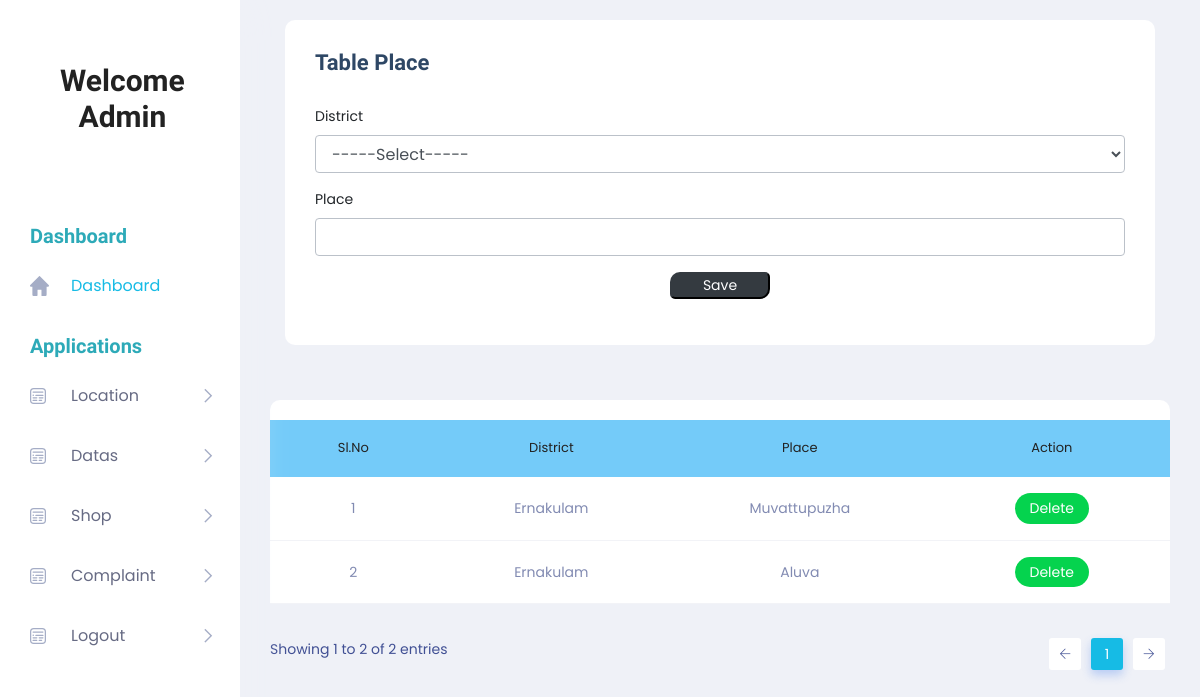
The page /Project/Admin/Place.php on the database its author committed.
### tables this page shows
CREATE TABLE `tbl_place` (
  `place_id` int(11) NOT NULL,
  `place_name` varchar(200) NOT NULL,
  `district_id` int(11) NOT NULL
);

CREATE TABLE `tbl_district` (
  `dist_id` int(11) NOT NULL,
  `dist_name` varchar(50) NOT NULL
);

### Project/Admin/Place.php (the view, shortened to what this page needs)
<!DOCTYPE html PUBLIC "-//W3C//DTD XHTML 1.0 Transitional//EN" "http://www.w3.org/TR/xhtml1/DTD/xhtml1-transitional.dtd">
<html xmlns="http://www.w3.org/1999/xhtml">
<head>
</head>
<?php
include('Head.php');
?>
<body>
        <section class="main_content dashboard_part">
            <div class="main_content_iner ">
                <div class="container-fluid p-0">
                    <div class="row justify-content-center">
                        <div class="col-12">
                            <div class="QA_section">
                                <div class="white_box_tittle list_header">
                                    <div class="col-lg-12">
                                        <div class="white_box mb_30">
                                            <div class="box_header ">
                                                <div class="main-title">
                                                    <h3 class="mb-0" >Table Place</h3>
                                                </div>
                                            </div>
                                            <form method="post">
                                             <div class="form-group">
                                                    <label for="txt_district">District</label>
                                                    <select class="form-control" name="sel_district" id="sel_district" autocomplete="off" required >
                                                    <option value="">-----Select-----</option>
                                                    </select>
                                                </div>
                                                <div class="form-group">
                                                    <label for="txt_district">Place</label>
        <input type="text" name="txt_place" id="txt_place" class="form-control" autocomplete="off" required/>
                                                </div>
                                                <div class="form-group" align="center">
                                                    <input type="submit" class="btn-dark" style="width:100px; border-radius: 10px 5px " name="btn_save" value="Save">
                                                </div>
                                            </form>
                                        </div>
                                    </div>
                                </div>
                                <div class="QA_table mb_30">
                                    <table class="table lms_table_active">
                                        <thead>
                                            <tr style="background-color: #74CBF9">
                                                <td align="center" scope="col">Sl.No</td>
                                              	<td align="center" scope="col">District</td>
                                                <td align="center" scope="col">Place </td>
                                                <td align="center" scope="col">Action</td>
                                            </tr>
                                        </thead>
                                        <tbody>
                                            <?php
	$i=0;
	  $sel = "select * from tbl_place p inner join tbl_district d on d.dist_id=p.district_id";
	  $row = $con->query($sel);
	  while($data = $row->fetch_assoc())
	  {
		  $i++;
		  ?>
                                            <tr>
                                               <td align="center"><?php echo $i; 	?></td>
            <td align="center"><?php echo $data['dist_name']; ?></td>
            <td align="center"><?php echo $data['place_name']; ?></td>
            <td align="center">
            <a class="status_btn"  href="place.php?id=<?php echo $data['place_id']; ?>">Delete </a>
         </td>
                                            </tr>
                                            <?php
                                              }
                                            ?>
                                        </tbody>
                                    </table>
                                </div>
                            </div>
                        </div>
                    </div>
                </div>
            </div>
        </section>
        <?php
		include('Foot.php');
		?>
</body>
</html>

### rows shown on the page
tbl_place: district.dist_name "Ernakulam", place_name "Muvattupuzha"
tbl_place: district.dist_name "Ernakulam", place_name "Aluva"
